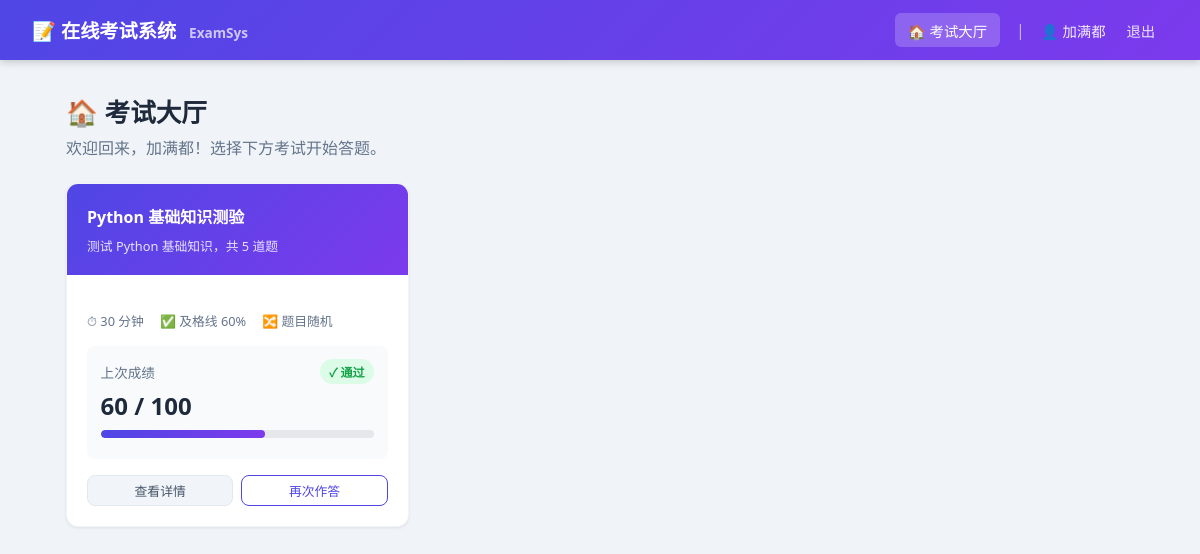
Page /student (signed in) on the committed database.
### tables this page shows
CREATE TABLE exams (
        id          INTEGER PRIMARY KEY AUTOINCREMENT,
        title       TEXT NOT NULL,
        description TEXT,
        duration    INTEGER DEFAULT 60,   -- minutes
        pass_score  INTEGER DEFAULT 60,
        shuffle     INTEGER DEFAULT 1,    -- shuffle questions
        status      TEXT DEFAULT 'draft', -- draft/published/closed
        created_by  INTEGER,
        created_at  TEXT DEFAULT (datetime('now','localtime')),
        FOREIGN KEY(created_by) REFERENCES users(id)
    );

CREATE TABLE exam_records (
        id         INTEGER PRIMARY KEY AUTOINCREMENT,
        exam_id    INTEGER NOT NULL,
        user_id    INTEGER NOT NULL,
        answers    TEXT,                  -- JSON
        score      INTEGER DEFAULT 0,
        total      INTEGER DEFAULT 0,
        passed     INTEGER DEFAULT 0,
        started_at TEXT DEFAULT (datetime('now','localtime')),
        finished_at TEXT,
        time_used  INTEGER DEFAULT 0,     -- seconds
        FOREIGN KEY(exam_id) REFERENCES exams(id),
        FOREIGN KEY(user_id) REFERENCES users(id)
    );

### app.py (the view)
@app.route('/student')
@login_required
def student_dashboard():
    db = get_db()
    exams = db.execute(
        "SELECT * FROM exams WHERE status='published' ORDER BY created_at DESC"
    ).fetchall()
    records = {r['exam_id']: r for r in db.execute(
        "SELECT * FROM exam_records WHERE user_id=? ORDER BY started_at DESC",
        (session['user_id'],)
    ).fetchall()}
    return render_template('student_dashboard.html', exams=exams, records=records)

### app.py (called while the page is built)
def get_db():
    if 'db' not in g:
        g.db = sqlite3.connect(DB_PATH)
        g.db.row_factory = sqlite3.Row
        g.db.execute("PRAGMA journal_mode=WAL")
    return g.db

def login_required(f):
    @wraps(f)
    def decorated(*args, **kwargs):
        if 'user_id' not in session:
            flash('请先登录', 'warning')
            return redirect(url_for('login'))
        return f(*args, **kwargs)
    return decorated

### templates/student_dashboard.html (shortened to what this page needs)
{% extends 'base.html' %}
{% block content %}
<div class="page-header">
  <h1>🏠 考试大厅</h1>
  <p>欢迎回来，{{ session.name }}！选择下方考试开始答题。</p>
</div>
{% if exams %}
<div class="exam-grid">
  {% for exam in exams %}
  {% set rec = records.get(exam.id) %}
  <div class="exam-card">
    <div class="exam-card-header">
      <h3>{{ exam.title }}</h3>
      <div style="margin-top:.5rem;font-size:.8rem;opacity:.85">{{ exam.description or '暂无描述' }}</div>
    </div>
    <div class="exam-card-body">
      <div class="exam-meta">
        <span>⏱ {{ exam.duration }} 分钟</span>
        <span>✅ 及格线 {{ exam.pass_score }}%</span>
        {% if exam.shuffle %}<span>🔀 题目随机</span>{% endif %}
      </div>
      {% if rec and rec.finished_at %}
        <div style="background:#f8fafc;border-radius:8px;padding:.85rem;margin-bottom:1rem">
          <div style="display:flex;justify-content:space-between;align-items:center">
            <span style="font-size:.85rem;color:#64748b">上次成绩</span>
            {% if rec.passed %}
              <span class="badge badge-success">✓ 通过</span>
            {% else %}
              <span class="badge badge-danger">✗ 未通过</span>
            {% endif %}
          </div>
          <div style="font-size:1.5rem;font-weight:700;color:#1e293b;margin:.3rem 0">
            {{ rec.score }} / {{ rec.total }}
          </div>
          <div class="progress-bar">
            <div class="progress-fill" style="width:{{ (rec.score/rec.total*100)|int if rec.total else 0 }}%"></div>
          </div>
        </div>
        <div style="display:flex;gap:.5rem">
          <a href="{{ url_for('exam_result', record_id=rec.id) }}" class="btn btn-secondary btn-sm" style="flex:1;justify-content:center">查看详情</a>
          <a href="{{ url_for('start_exam', exam_id=exam.id) }}" class="btn btn-outline btn-sm" style="flex:1;justify-content:center">再次作答</a>
        </div>
      {% elif rec and not rec.finished_at %}
        <div class="badge badge-warning" style="margin-bottom:.75rem">⏸ 答题中</div>
        <a href="{{ url_for('start_exam', exam_id=exam.id) }}" class="btn btn-warning" style="width:100%;justify-content:center">继续作答</a>
      {% else %}
        <a href="{{ url_for('start_exam', exam_id=exam.id) }}" class="btn btn-primary" style="width:100%;justify-content:center">开始答题 →</a>
      {% endif %}
    </div>
  </div>
  {% endfor %}
</div>
{% endif %}
{% endblock %}

### templates/base.html (style rules this page uses)
* { box-sizing:border-box;margin:0;padding:0 }
body { font-family:'Segoe UI',system-ui,sans-serif;background:#f0f4f8;color:#2d3748;min-height:100vh }
a { color:#4f46e5;text-decoration:none }
.page-header { margin-bottom:1.5rem }
.page-header h1 { font-size:1.6rem;color:#1e293b;display:flex;align-items:center;gap:.5rem }
.page-header p { color:#64748b;margin-top:.3rem }
.btn { display:inline-flex;align-items:center;gap:.35rem;padding:.5rem 1.1rem;border-radius:8px;font-size:.875rem;font-weight:500;cursor:pointer;border:none;transition:all .2s;white-space:nowrap }
.btn-secondary { background:#f1f5f9;color:#475569;border:1px solid #e2e8f0 }
.btn-sm { padding:.3rem .7rem;font-size:.8rem }
.btn-outline { background:transparent;border:1.5px solid #4f46e5;color:#4f46e5 }
.badge { display:inline-flex;align-items:center;padding:.2rem .6rem;border-radius:20px;font-size:.75rem;font-weight:600 }
.badge-success { background:#dcfce7;color:#16a34a }
.exam-grid { display:grid;grid-template-columns:repeat(auto-fill,minmax(300px,1fr));gap:1.25rem }
.exam-card { background:#fff;border-radius:12px;box-shadow:0 1px 3px rgba(0,0,0,.08);overflow:hidden;transition:transform .2s,box-shadow .2s;border:1px solid #f1f5f9 }
.exam-card-header { padding:1.25rem;background:linear-gradient(135deg,#4f46e5,#7c3aed);color:#fff }
.exam-card-header h3 { font-size:1rem;font-weight:600 }
.exam-card-body { padding:1.25rem }
.exam-meta { display:flex;gap:1rem;font-size:.8rem;color:#64748b;margin:1rem 0;flex-wrap:wrap }
.exam-meta span { display:flex;align-items:center;gap:.3rem }
.progress-bar { height:8px;background:#e5e7eb;border-radius:999px;overflow:hidden;margin:.5rem 0 }
.progress-fill { height:100%;border-radius:999px;background:linear-gradient(90deg,#4f46e5,#7c3aed);transition:width .4s }

### rows in the picture
exams: title "Python 基础知识测验", description "测试 Python 基础知识，共 5 道题", duration "30", pass_score "60", shuffle "🔀 题目随机"
exam_records: score "60", total "100"

### other values in the picture
{{ session.name }} "加满都"
